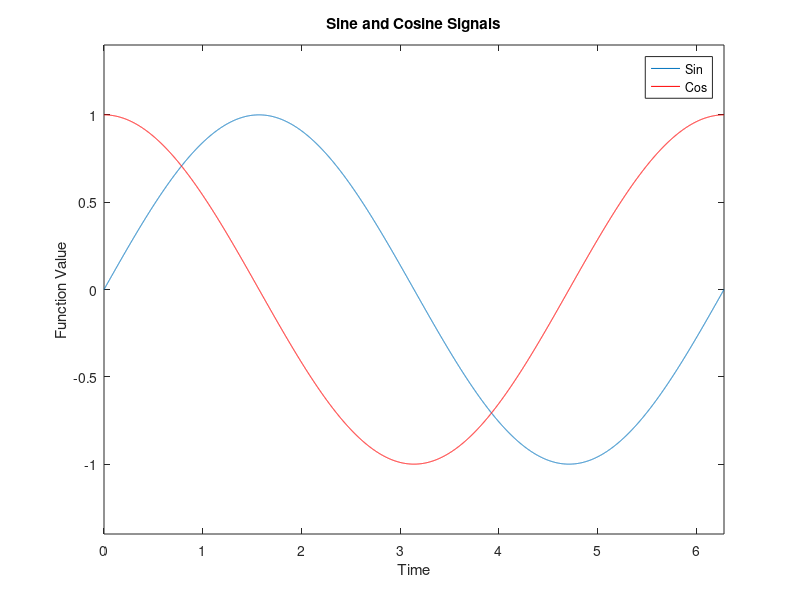

Reproduce this figure in MATLAB.
clc, clearvars;

figure;

t = 0:0.001:2 * pi;
plot(t, sin(t));

hold on;

plot(t, cos(t), "Color","Red");
xlabel("Time");
ylabel("Function Value");
title("Sine and Cosine Signals");
legend("Sin", "Cos");

xlim([0, 2 * pi]);
ylim([-1.4, 1.4]);
